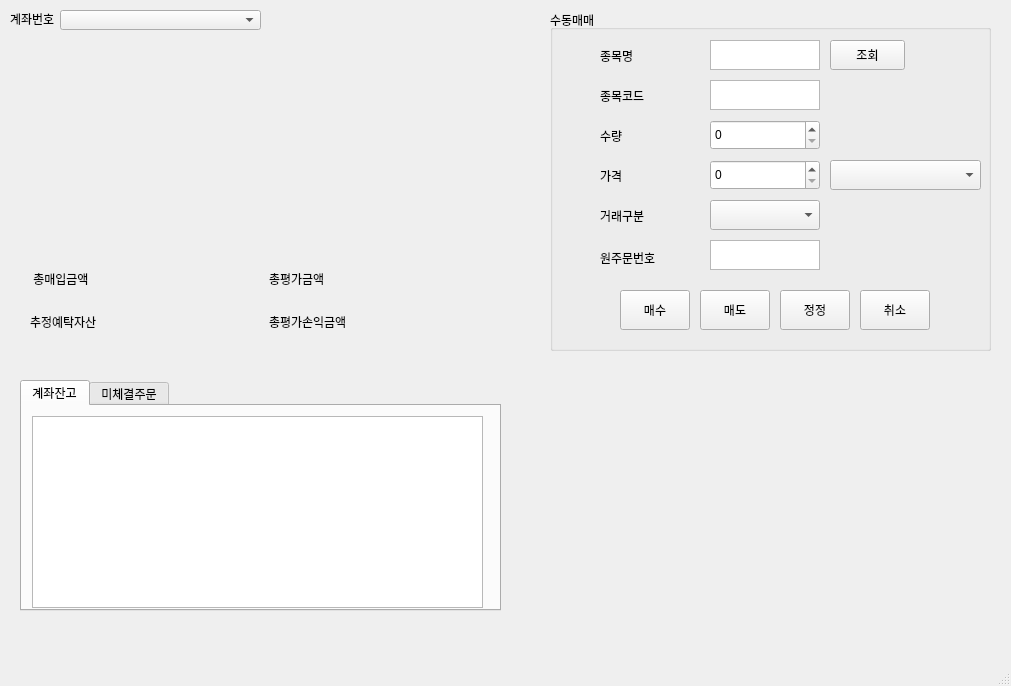
<?xml version="1.0" encoding="UTF-8"?>
<ui version="4.0">
 <class>MainWindow</class>
 <widget class="QMainWindow" name="MainWindow">
  <property name="geometry">
   <rect>
    <x>0</x>
    <y>0</y>
    <width>1011</width>
    <height>686</height>
   </rect>
  </property>
  <property name="windowTitle">
   <string>MainWindow</string>
  </property>
  <widget class="QWidget" name="centralwidget">
   <widget class="QComboBox" name="accComboBox">
    <property name="geometry">
     <rect>
      <x>60</x>
      <y>10</y>
      <width>201</width>
      <height>20</height>
     </rect>
    </property>
   </widget>
   <widget class="QLabel" name="label_7">
    <property name="geometry">
     <rect>
      <x>10</x>
      <y>13</y>
      <width>56</width>
      <height>12</height>
     </rect>
    </property>
    <property name="text">
     <string>계좌번호</string>
    </property>
   </widget>
   <widget class="QGroupBox" name="groupBox">
    <property name="geometry">
     <rect>
      <x>550</x>
      <y>10</y>
      <width>441</width>
      <height>341</height>
     </rect>
    </property>
    <property name="title">
     <string>수동매매</string>
    </property>
    <widget class="QPushButton" name="cancelPushButton">
     <property name="geometry">
      <rect>
       <x>310</x>
       <y>280</y>
       <width>70</width>
       <height>40</height>
      </rect>
     </property>
     <property name="text">
      <string>취소</string>
     </property>
    </widget>
    <widget class="QTextEdit" name="itemCodeTextEdit">
     <property name="geometry">
      <rect>
       <x>160</x>
       <y>70</y>
       <width>110</width>
       <height>30</height>
      </rect>
     </property>
    </widget>
    <widget class="QComboBox" name="gubuncomboBox">
     <property name="geometry">
      <rect>
       <x>280</x>
       <y>150</y>
       <width>151</width>
       <height>30</height>
      </rect>
     </property>
    </widget>
    <widget class="QSpinBox" name="volumeSpinBox">
     <property name="geometry">
      <rect>
       <x>160</x>
       <y>110</y>
       <width>110</width>
       <height>30</height>
      </rect>
     </property>
     <property name="maximum">
      <number>999999999</number>
     </property>
    </widget>
    <widget class="QPushButton" name="buyPushButton">
     <property name="geometry">
      <rect>
       <x>70</x>
       <y>280</y>
       <width>70</width>
       <height>40</height>
      </rect>
     </property>
     <property name="text">
      <string>매수</string>
     </property>
    </widget>
    <widget class="QPushButton" name="changePushButton">
     <property name="geometry">
      <rect>
       <x>230</x>
       <y>280</y>
       <width>70</width>
       <height>40</height>
      </rect>
     </property>
     <property name="text">
      <string>정정</string>
     </property>
    </widget>
    <widget class="QPushButton" name="sellPushButton">
     <property name="geometry">
      <rect>
       <x>150</x>
       <y>280</y>
       <width>70</width>
       <height>40</height>
      </rect>
     </property>
     <property name="text">
      <string>매도</string>
     </property>
    </widget>
    <widget class="QTextEdit" name="searchItemTextEdit">
     <property name="geometry">
      <rect>
       <x>160</x>
       <y>30</y>
       <width>110</width>
       <height>30</height>
      </rect>
     </property>
    </widget>
    <widget class="QLabel" name="label_3">
     <property name="geometry">
      <rect>
       <x>50</x>
       <y>120</y>
       <width>56</width>
       <height>12</height>
      </rect>
     </property>
     <property name="text">
      <string>수량</string>
     </property>
    </widget>
    <widget class="QSpinBox" name="priceSpinBox">
     <property name="geometry">
      <rect>
       <x>160</x>
       <y>150</y>
       <width>110</width>
       <height>30</height>
      </rect>
     </property>
     <property name="maximum">
      <number>999999999</number>
     </property>
    </widget>
    <widget class="QTextEdit" name="textEdit">
     <property name="geometry">
      <rect>
       <x>160</x>
       <y>230</y>
       <width>110</width>
       <height>30</height>
      </rect>
     </property>
    </widget>
    <widget class="QPushButton" name="searchItemButton">
     <property name="geometry">
      <rect>
       <x>280</x>
       <y>30</y>
       <width>75</width>
       <height>30</height>
      </rect>
     </property>
     <property name="text">
      <string>조회</string>
     </property>
    </widget>
    <widget class="QLabel" name="label_6">
     <property name="geometry">
      <rect>
       <x>50</x>
       <y>240</y>
       <width>71</width>
       <height>16</height>
      </rect>
     </property>
     <property name="text">
      <string>원주문번호</string>
     </property>
    </widget>
    <widget class="QLabel" name="label_2">
     <property name="geometry">
      <rect>
       <x>50</x>
       <y>80</y>
       <width>56</width>
       <height>12</height>
      </rect>
     </property>
     <property name="text">
      <string>종목코드</string>
     </property>
    </widget>
    <widget class="QComboBox" name="tradeGubuncomboBox">
     <property name="geometry">
      <rect>
       <x>160</x>
       <y>190</y>
       <width>110</width>
       <height>30</height>
      </rect>
     </property>
    </widget>
    <widget class="QLabel" name="label_5">
     <property name="geometry">
      <rect>
       <x>50</x>
       <y>200</y>
       <width>56</width>
       <height>12</height>
      </rect>
     </property>
     <property name="text">
      <string>거래구분</string>
     </property>
    </widget>
    <widget class="QLabel" name="label_4">
     <property name="geometry">
      <rect>
       <x>50</x>
       <y>160</y>
       <width>56</width>
       <height>12</height>
      </rect>
     </property>
     <property name="text">
      <string>가격</string>
     </property>
    </widget>
    <widget class="QLabel" name="label">
     <property name="geometry">
      <rect>
       <x>50</x>
       <y>40</y>
       <width>56</width>
       <height>12</height>
      </rect>
     </property>
     <property name="text">
      <string>종목명</string>
     </property>
    </widget>
   </widget>
   <widget class="QTabWidget" name="outstandingTableWidget">
    <property name="geometry">
     <rect>
      <x>20</x>
      <y>380</y>
      <width>481</width>
      <height>231</height>
     </rect>
    </property>
    <property name="currentIndex">
     <number>0</number>
    </property>
    <widget class="QWidget" name="tab">
     <attribute name="title">
      <string>계좌잔고</string>
     </attribute>
     <widget class="QTableWidget" name="stockListTableWidget">
      <property name="geometry">
       <rect>
        <x>10</x>
        <y>10</y>
        <width>451</width>
        <height>192</height>
       </rect>
      </property>
     </widget>
    </widget>
    <widget class="QWidget" name="tab_2">
     <attribute name="title">
      <string>미체결주문</string>
     </attribute>
     <widget class="QTableWidget" name="tableWidget_2">
      <property name="geometry">
       <rect>
        <x>10</x>
        <y>10</y>
        <width>451</width>
        <height>192</height>
       </rect>
      </property>
     </widget>
    </widget>
   </widget>
   <widget class="QWidget" name="gridLayoutWidget">
    <property name="geometry">
     <rect>
      <x>30</x>
      <y>260</y>
      <width>471</width>
      <height>80</height>
     </rect>
    </property>
    <layout class="QGridLayout" name="gridLayout">
     <item row="9" column="3">
      <widget class="QLabel" name="totalEstimateProfitLabel">
       <property name="text">
        <string/>
       </property>
      </widget>
     </item>
     <item row="8" column="1">
      <widget class="QLabel" name="totalBuyPriceLabel">
       <property name="text">
        <string/>
       </property>
      </widget>
     </item>
     <item row="8" column="3">
      <widget class="QLabel" name="currentTotalPriceLabel">
       <property name="text">
        <string/>
       </property>
      </widget>
     </item>
     <item row="8" column="2">
      <widget class="QLabel" name="label_10">
       <property name="text">
        <string>총평가금액</string>
       </property>
      </widget>
     </item>
     <item row="8" column="0">
      <widget class="QLabel" name="label_12">
       <property name="text">
        <string> 총매입금액</string>
       </property>
      </widget>
     </item>
     <item row="9" column="0">
      <widget class="QLabel" name="label_13">
       <property name="text">
        <string>추정예탁자산</string>
       </property>
      </widget>
     </item>
     <item row="9" column="1">
      <widget class="QLabel" name="balanceAsssetLabel">
       <property name="text">
        <string/>
       </property>
      </widget>
     </item>
     <item row="9" column="2">
      <widget class="QLabel" name="label_15">
       <property name="text">
        <string>총평가손익금액</string>
       </property>
      </widget>
     </item>
    </layout>
   </widget>
  </widget>
  <widget class="QMenuBar" name="menubar">
   <property name="geometry">
    <rect>
     <x>0</x>
     <y>0</y>
     <width>1011</width>
     <height>21</height>
    </rect>
   </property>
  </widget>
  <widget class="QStatusBar" name="statusbar"/>
 </widget>
 <resources/>
 <connections/>
</ui>
